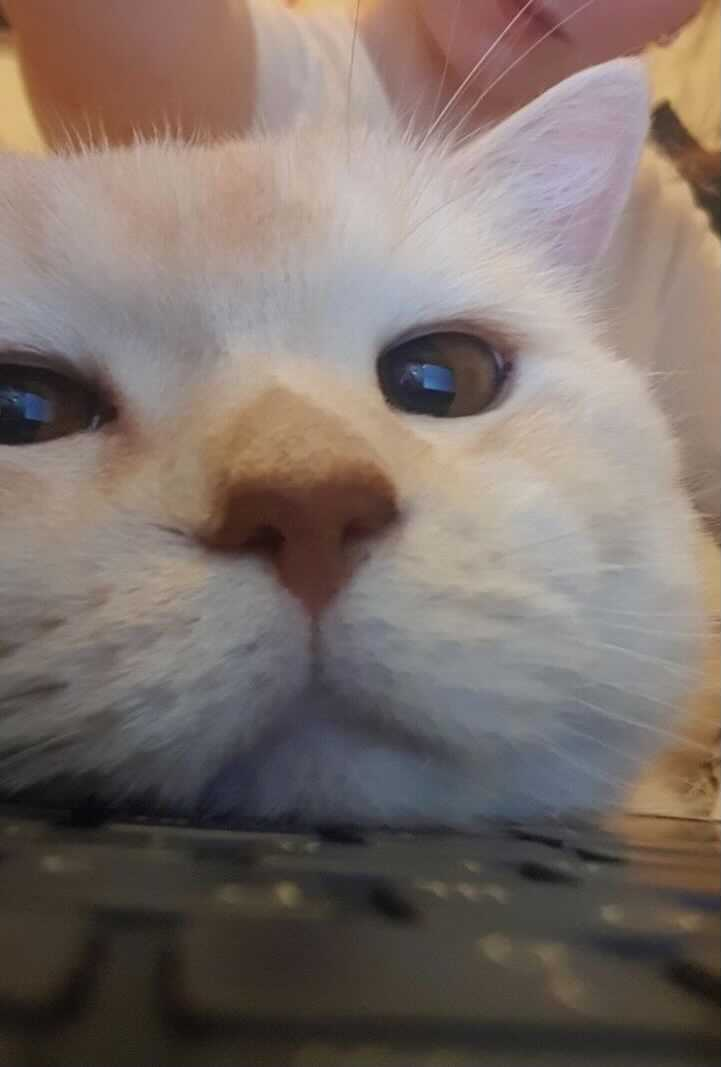
#> input picture hw_2/image.jpg, 721 x 1067 px
$ jupyter execute hw02_task.ipynb   (older library calls are emulated)
#> lines starting #> are read from the running program, lines starting #| are printed output that depends on the picture
# Кластеризация
__Суммарное количество баллов: 10__

__Решение отправлять на `ml.course.practice@gmail.com`__

__Тема письма: `[ML][MS][HW02] <ФИО>`, где вместо `<ФИО>` указаны фамилия и имя__

В этом домашнем задании предлагается реализовать три различных метода кластеризации, понять, в каких случаях стоит применять те или иные методы, а так же применить один из алгоритмов к задаче уменьшения цветности изображения.

[cell 1]
from functools import reduce
from sklearn.neighbors import KDTree
from sklearn.datasets import make_blobs, make_moons, make_swiss_roll
import numpy as np
import random
import matplotlib.pyplot as plt
import matplotlib
import copy
import cv2
from collections import deque
from typing import NoReturn, Union, List

[cell 2]
def visualize_clasters(X, labels):
    unique_labels = np.unique(labels)
    unique_colors = np.random.random((len(unique_labels), 3))
    colors = [unique_colors[l] for l in labels]
    plt.figure(figsize=(9, 9))
    plt.scatter(X[:, 0], X[:, 1], c=colors)
    plt.show()
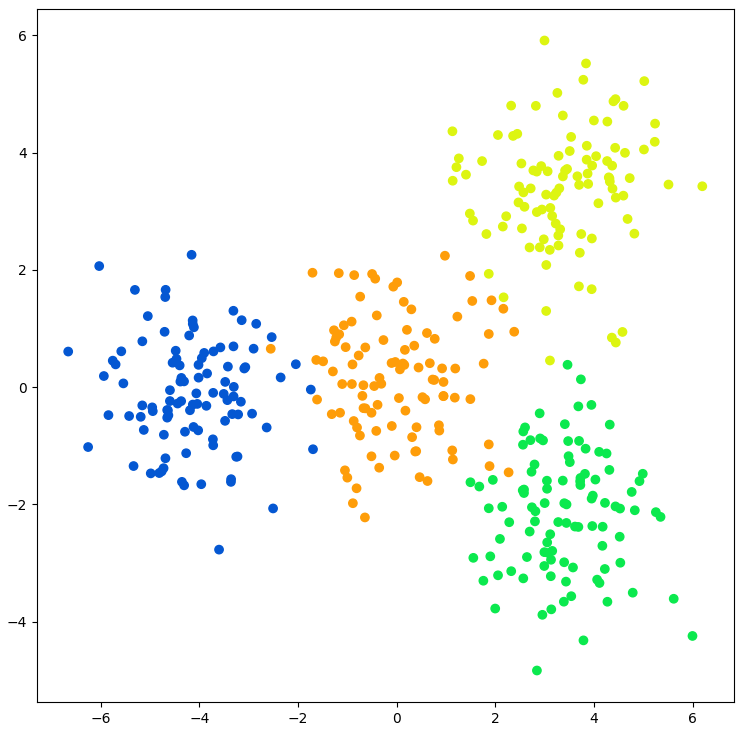
#> figure drawn by matplotlib, 1 panel

# [12 lines left out: function clusters_statistics, not called in this run]

Генерируем два синтетических набора данных для кластеризации. Далее будем тестировать наши алгоритмы на них.

[cell 3]
X_1, true_labels = make_blobs(400, 2, centers=[[0, 0], [-4, 0], [3.5, 3.5], [3.5, -2.0]])
visualize_clasters(X_1, true_labels)
X_2, true_labels = make_moons(400, noise=0.075)
visualize_clasters(X_2, true_labels)
#> in visualize_clasters (call 2), `plt.show()`:
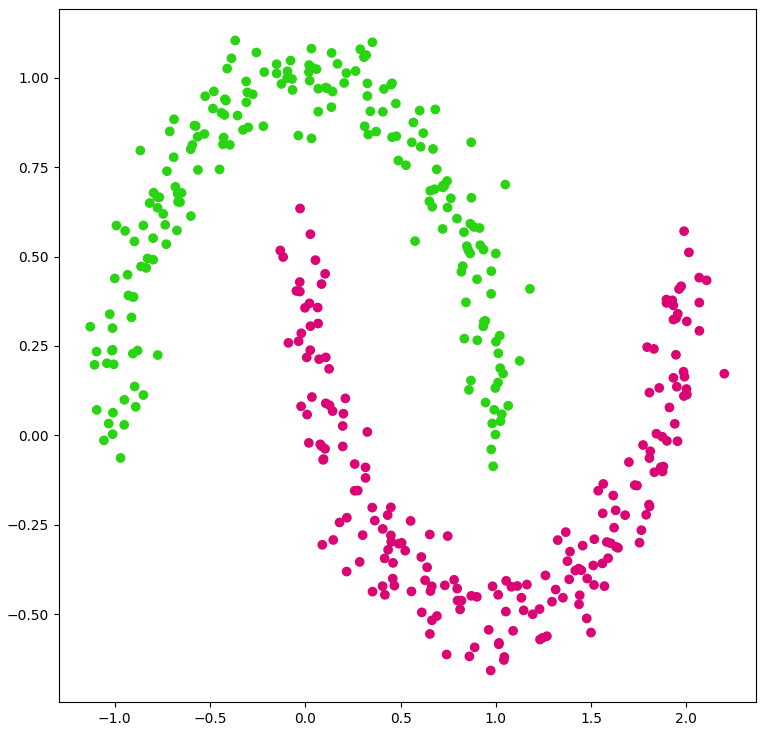
#> figure drawn by matplotlib, 1 panel

### Задание 1 (3 балла)
Первый метод, который предлагается реализовать - метод K средних.

#### Описание методов
`fit(X, y=None)` ищет и запоминает в `self.centroids` центроиды кластеров для набора данных.
`predict(X)` для каждого элемента из `X` возвращает номер кластера, к которому относится данный элемент.

#### Инициализация кластеров
Есть несколько вариантов инициализации кластеров. Нужно реализовать их все:
1. `random` - центроиды кластеров являются случайными точками
2. `sample` - центроиды кластеров выбираются случайно из набора данных
3. `k-means++` - центроиды кластеров инициализируются при помощи метода K-means++

__Не забудте реинициализировать пустые кластеры!__

[cell 4]
def _fast_dists(X: np.ndarray, Y: np.ndarray) -> np.ndarray:
    return np.sqrt(
        np.sum(np.square(X), axis=1, keepdims=True) +
        np.sum(np.square(Y), axis=1) -
        2 * X @ Y.T +
        1e-8
    )

class KMeans:
    def __init__(self, n_clusters: int, init: str = "random",
                 max_iter: int = 300):
        """

        Parameters
        ----------
        n_clusters : int
            Число итоговых кластеров при кластеризации.
        init : str
            Способ инициализации кластеров. Один из трех вариантов:
            1. random --- центроиды кластеров являются случайными точками,
            2. sample --- центроиды кластеров выбираются случайно из  X,
            3. k-means++ --- центроиды кластеров инициализируются
                при помощи метода K-means++.
        max_iter : int
            Максимальное число итераций для kmeans.

        """

        self._n_clusters = n_clusters
        self._init = init
        self._max_iter = max_iter
        self._centroids = None
        self._dists = None

    def fit(self, X: np.ndarray, y = None) -> NoReturn:
        """
        Ищет и запоминает в self.centroids центроиды кластеров для X.

        Parameters
        ----------
        X : np.array
            Набор данных, который необходимо кластеризовать.
        y : Ignored
            Не используемый параметр, аналогично sklearn
            (в sklearn считается, что все функции fit обязаны принимать
            параметры X и y, даже если y не используется).

        """
        self._x = X
        self._init_centroids()

        centroids_for_x = KMeans._get_centroids_for_x(self._dists)
        for _ in range(self._max_iter):
            self._move_centroids(centroids_for_x)
            centroids_for_x_new = KMeans._get_centroids_for_x(self._dists)
            if np.all(centroids_for_x_new == centroids_for_x):
                break
            centroids_for_x = centroids_for_x_new

        del self._dists

    def predict(self, X: np.ndarray) -> np.ndarray:
        """
        Для каждого элемента из X возвращает номер кластера,
        к которому относится данный элемент.

        Parameters
        ----------
        X : np.array
            Набор данных, для элементов которого находятся ближайшие кластера.

        Return
        ------
        labels : np.array
            Вектор индексов ближайших кластеров
            (по одному индексу для каждого элемента из X).

        """
        dists = _fast_dists(self._centroids, X)
        return KMeans._get_centroids_for_x(dists)

    @staticmethod
    def _get_centroids_for_x(dists: np.ndarray) -> np.ndarray:
        return np.argmin(dists, axis=0)

    def _init_centroids(self) -> None:
        if self._init == "random":
            features_min = np.min(self._x, axis=0)
            features_max = np.max(self._x, axis=0)

            self._centroids = np.empty((self._n_clusters, self._x.shape[1]))
            self._dists = np.empty((self._n_clusters, self._x.shape[0]))
            empty = list(range(self._n_clusters))

            while len(empty) != 0:
                new_centroids = np.random.rand(len(empty), self._x.shape[1])
                new_centroids = new_centroids * (features_max - features_min) + features_min
                new_dists = _fast_dists(new_centroids, self._x)

                self._centroids[empty] = new_centroids
                self._dists[empty] = new_dists
                non_empty = set(KMeans._get_centroids_for_x(self._dists))
                empty = [i for i in range(self._n_clusters) if i not in non_empty]

        elif self._init == "sample":
            inds = np.random.choice(self._x.shape[0], size=self._n_clusters, replace=False)
            self._centroids = self._x[inds]
            self._dists = _fast_dists(self._centroids, self._x)

        elif self._init == "k-means++":
            centroids = np.empty((self._n_clusters, self._x.shape[1]))
            dists = np.empty((self._n_clusters, self._x.shape[0]))
            probs = None
            for i in range(self._n_clusters):
                centroids[i] = self._x[np.random.choice(self._x.shape[0], p=probs)]
                dists[i] = np.linalg.norm(self._x - centroids[i], axis=-1)
                weights = np.square(np.min(dists[:i + 1], axis=0))
                probs = weights / weights.sum()
            self._centroids = centroids
            self._dists = dists

    def _move_centroids(self, centroids_for_x: np.ndarray):
        for i in range(self._n_clusters):
            self._centroids[i] = np.mean(self._x[centroids_for_x == i], axis=0)
        self._dists = _fast_dists(self._centroids, self._x)

Протестируйте алгоритм на синтетических данных. При необходимости подберите гиперпараметры для достижения лучшего качества кластеризации.

[cell 5]
kmeans = KMeans(n_clusters=4, init="random")
kmeans.fit(X_1)
labels = kmeans.predict(X_1)
visualize_clasters(X_1, labels)
#> in visualize_clasters (call 3), `plt.show()`:
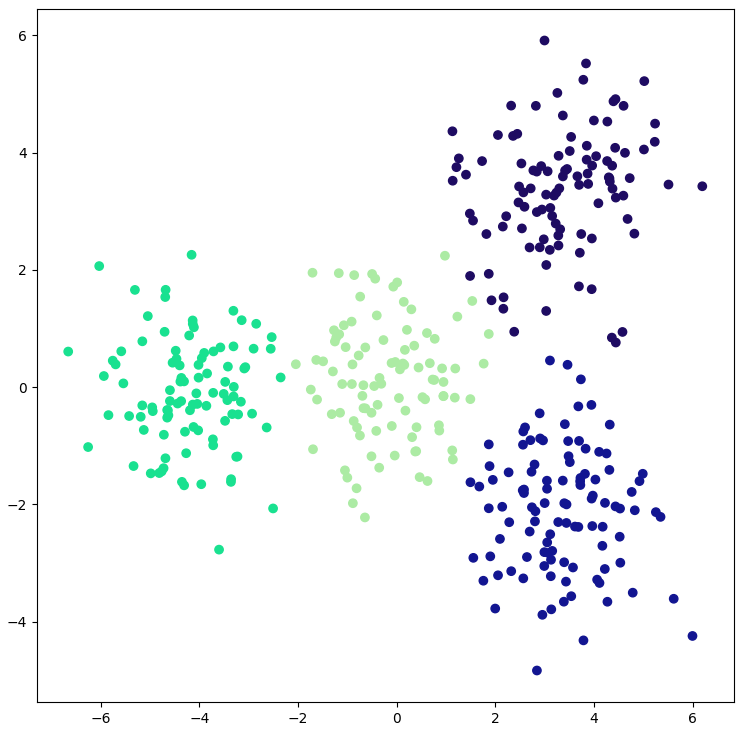
#> figure drawn by matplotlib, 1 panel

kmeans = KMeans(n_clusters=2, init="sample")
kmeans.fit(X_2)
labels = kmeans.predict(X_2)
visualize_clasters(X_2, labels)
#> in visualize_clasters (call 4), `plt.show()`:
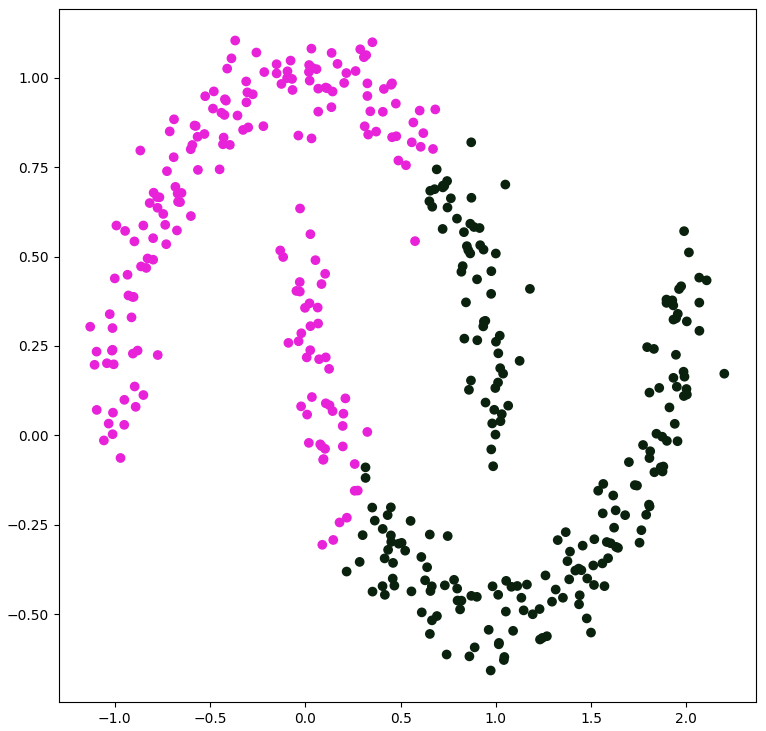
#> figure drawn by matplotlib, 1 panel

### Задание 2 (2 балла)
В отличии от K-means, DBScan не позволяет задать количество кластеров, на которое будут разбиты данные. Руководствуясь геометрической интерпретацией, он позволяет выделять кластеры более сложной формы.

#### Описание методов
`fit_predict(X, y=None)` для каждого элемента `X` возвращает метку кластера, к которому он относится.

#### Возможные метрики
* `euclidean`
* `manhattan`
* `chebyshev`

__Для быстрого поиска соседей используйте `sklearn.neighbors.KDTree`__

[cell 6]
class DBScan:
    def __init__(self, eps: float = 0.5, min_samples: int = 5,
                 leaf_size: int = 40, metric: str = "euclidean"):
        """

        Parameters
        ----------
        eps : float, min_samples : int
            Параметры для определения core samples.
            Core samples --- элементы, у которых в eps-окрестности есть
            хотя бы min_samples других точек.
        metric : str
            Метрика, используемая для вычисления расстояния между двумя точками.
            Один из трех вариантов:
            1. euclidean
            2. manhattan
            3. chebyshev
        leaf_size : int
            Минимальный размер листа для KDTree.

        """
        self._eps = eps
        self._min_samples = min_samples
        self._leaf_size = leaf_size
        self._metric = metric

    def fit_predict(self, X: np.array, y = None) -> np.array:
        """
        Кластеризует элементы из X,
        для каждого возвращает индекс соотв. кластера.
        Parameters
        ----------
        X : np.array
            Набор данных, который необходимо кластеризовать.
        y : Ignored
            Не используемый параметр, аналогично sklearn
            (в sklearn считается, что все функции fit_predict обязаны принимать
            параметры X и y, даже если y не используется).
        Return
        ------
        labels : np.array
            Вектор индексов кластеров
            (Для каждой точки из X индекс соотв. кластера).

        """
        kd_tree = KDTree(X, self._leaf_size, metric=self._metric)
        reachable_arr = kd_tree.query_radius(X, self._eps)
        core_points_mask = np.vectorize(len)(reachable_arr) >= self._min_samples
        core_points = np.where(core_points_mask)[0]

        # Reserving 0 for outliers
        labels = np.zeros(X.shape[0], dtype=np.int)

        cur_label = 1
        q = deque()
        next_core_point = core_points[0]
        while True:
            q.append(next_core_point)
            labels[next_core_point] = cur_label
            while q:
                cur_v = q.popleft()
                next_vs = reachable_arr[cur_v]
                q.extend(next_v for next_v in next_vs if labels[next_v] == 0 and core_points_mask[next_v])
                labels[next_vs] = cur_label
            next_core_points_inds = np.where((labels == 0)[core_points])[0]
            if not len(next_core_points_inds):
                break
            next_core_point = core_points[next_core_points_inds[0]]
            cur_label += 1

        # The outside code doesn't work well when there is no outliers and no zeros in labels
        return labels - np.min(labels)

Протестируйте алгоритм на синтетических данных. При необходимости подберите гиперпараметры для достижения лучшего качества кластеризации.

[cell 7]
dbscan = DBScan(eps=0.5, min_samples=6)
labels = dbscan.fit_predict(X_1)
visualize_clasters(X_1, labels)
#> in visualize_clasters (call 5), `plt.show()`:
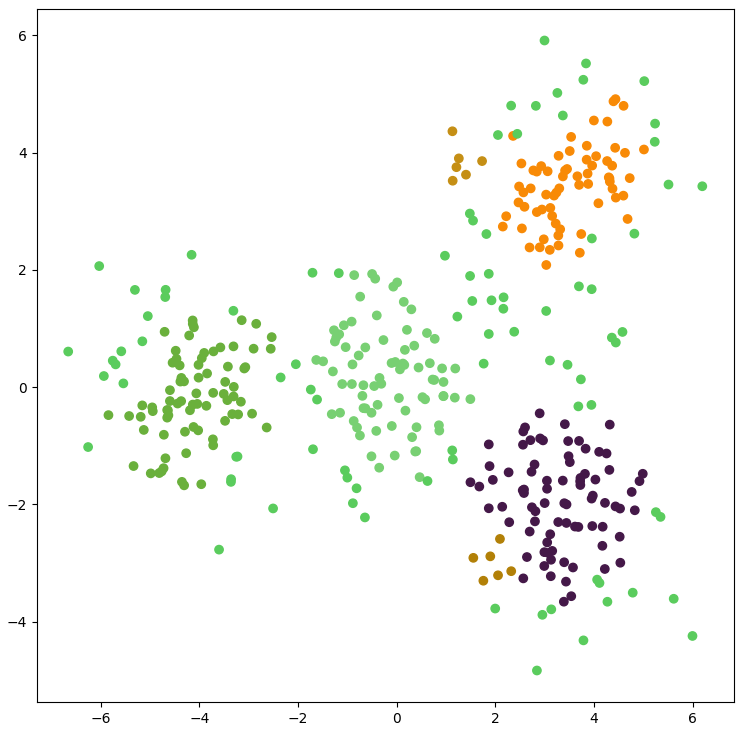
#> figure drawn by matplotlib, 1 panel

dbscan = DBScan(metric="chebyshev", eps=0.2)
labels = dbscan.fit_predict(X_2)
visualize_clasters(X_2, labels)

### Задание 3 (3 балла)
Идея AgglomerativeClustering заключается в том, чтобы итеративно объединять кластеры с наименьшим расстоянием между ними. Данный метод обладает высокой вычислительной сложностью, поэтому применим только для относительно небольших наборов данных.

#### Описание методов
`fit_predict(X, y=None)` для каждого элемента `X` возвращает метку кластера, к которому он относится.

#### Linkage-функции
__Linkage__ - это способ, которым будет рассчитываться расстояние между кластерами. Предлагается реализовать три варианта такой функции:
1. `average` - расстояние рассчитывается как среднее расстояние между всеми парами точек, где одна принадлежит первому кластеру, а другая - второму.
2. `single` - расстояние рассчитывается как минимальное из расстояний между всеми парами точек, где одна принадлежит первому кластеру, а другая - второму.
2. `complete` - расстояние рассчитывается как максимальное из расстояний между всеми парами точек, где одна принадлежит первому кластеру, а другая - второму.

[cell 8]
class AgglomertiveClustering:
    def __init__(self, n_clusters: int = 16, linkage: str = "average"):
        """

        Parameters
        ----------
        n_clusters : int
            Количество кластеров, которые необходимо найти (то есть, кластеры
            итеративно объединяются, пока их не станет n_clusters)
        linkage : str
            Способ для расчета расстояния между кластерами. Один из 3 вариантов:
            1. average --- среднее расстояние между всеми парами точек,
               где одна принадлежит первому кластеру, а другая - второму.
            2. single --- минимальное из расстояний между всеми парами точек,
               где одна принадлежит первому кластеру, а другая - второму.
            3. complete --- максимальное из расстояний между всеми парами точек,
               где одна принадлежит первому кластеру, а другая - второму.
        """
        self._n_clusters = n_clusters
        self._linkage = linkage
        self._x_dists = None
        self._clusters_dists = None

    def fit_predict(self, X: np.array, y = None) -> np.array:
        """
        Кластеризует элементы из X,
        для каждого возвращает индекс соотв. кластера.
        Parameters
        ----------
        X : np.array
            Набор данных, который необходимо кластеризовать.
        y : Ignored
            Не используемый параметр, аналогично sklearn
            (в sklearn считается, что все функции fit_predict обязаны принимать
            параметры X и y, даже если y не используется).
        Return
        ------
        labels : np.array
            Вектор индексов кластеров
            (Для каждой точки из X индекс соотв. кластера).

        """
        self._clusters = [[i] for i in range(X.shape[0])]
        self._x_dists = _fast_dists(X, X)
        self._clusters_dists = self._x_dists.copy()
        self._clusters_dists[range(X.shape[0]), range(X.shape[0])] = float("+inf")

        for _ in range(X.shape[0] - self._n_clusters):
            clusters_to_merge = np.unravel_index(
                np.argmin(self._clusters_dists), self._clusters_dists.shape
            )
            self._merge_clusters(*clusters_to_merge)

        labels = np.zeros(X.shape[0], dtype=np.int) - 1
        cur_cluster = 0
        for cluster in self._clusters:
            if cluster is not None:
                labels[cluster] = cur_cluster
                cur_cluster += 1

        assert np.all(labels != -1)
        assert np.all(labels < self._n_clusters)
        return labels

    def _merge_clusters(self, c1: int, c2: int) -> None:
        new_dists = self._compute_new_cluster_dists(c1, c2)
        self._clusters[c1].extend(self._clusters[c2])
        self._clusters[c2] = None
        self._clusters_dists[c1] = new_dists
        self._clusters_dists[:, c1] = new_dists
        self._clusters_dists[c1, c1] = float("+inf")
        self._clusters_dists[c2] = float("+inf")
        self._clusters_dists[:, c2] = float("+inf")

    def _compute_new_cluster_dists(self, c1: int, c2: int) -> Union[np.ndarray, List[int]]:
        if self._linkage == "single":
            new_dists = np.minimum(self._clusters_dists[c1], self._clusters_dists[c2])
        elif self._linkage == "complete":
            new_dists = np.maximum(self._clusters_dists[c1], self._clusters_dists[c2])
        elif self._linkage == "average":
            new_cluster = self._clusters[c1] + self._clusters[c2]
            new_dists = [
                np.mean(self._x_dists[np.ix_(new_cluster, cluster)])
                if cluster is not None and c != c1 else float("+inf")
                for c, cluster in enumerate(self._clusters)
            ]
        else:
            raise ValueError(f"Unknown linkage {self._linkage}")
        return new_dists

Протестируйте алгоритм на синтетических данных. При необходимости подберите гиперпараметры для достижения лучшего качества кластеризации.

[cell 9]
agg_clustering = AgglomertiveClustering(n_clusters=4, linkage="average")
labels = agg_clustering.fit_predict(X_1)
visualize_clasters(X_1, labels)

agg_clustering = AgglomertiveClustering(n_clusters=2, linkage="single")
labels = agg_clustering.fit_predict(X_2)
visualize_clasters(X_2, labels)

### Задание 4 (1 балл)
Реализуйте методы считывания и записи изображения при помощи библиотеки OpenCV.

#### Описание методов
`read_image(path)` читает изображение и возвращает его в виде трехмерного numpy массива размера `(N, M, C)`, где `N` и `M` - размеры изображения, а `C` - количество цветов (3 для обычного изображения)
`save_image(image, path)` сохраняет изображение.

__Учтите, что `cv2.imread` считывает изображение в цветовой схеме BGR. После считывания необходимо перевести его в RGB и нормализовать__

[cell 10]
def read_image(path: str) -> np.array:
    """
    Читает изображение.

    Parameters
    ----------
    path : str
        Путь к изображению.

    Return
    ------
    image : np.array
        Трехмерный массив размера (N, M, C),
        где N и M - размеры изображения,
        а C - количество цветов (3 для обычного изображения).
    """
#> called with path = './image.jpg'
    image = cv2.cvtColor(cv2.imread(path), cv2.COLOR_BGR2RGB)
    mean, std = np.mean(image, keepdims=True), np.std(image, keepdims=True)
#> mean = [113.1]; std = [51.08]
#> (the rest of the program and of its run is left out)
